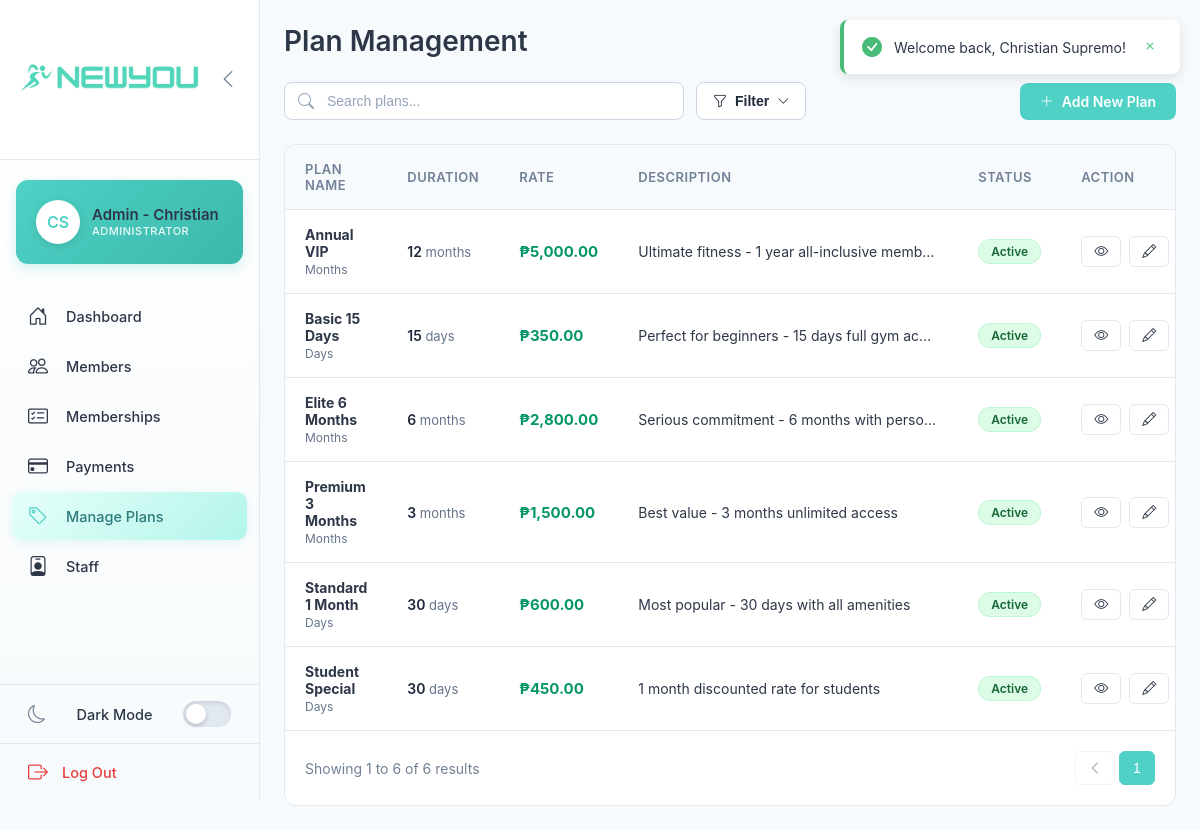
The page /plans.php (signed in) on the database its author committed.
### tables this page shows
CREATE TABLE `plan` (
  `PlanID` int(11) NOT NULL,
  `PlanName` varchar(100) DEFAULT NULL,
  `Description` text DEFAULT NULL,
  `PlanType` varchar(50) DEFAULT NULL,
  `Duration` int(11) DEFAULT NULL,
  `Rate` decimal(10,2) DEFAULT NULL,
  `IsActive` tinyint(1) DEFAULT 1
);

### plans.php (the view, shortened to what this page needs)
<?php
require_once 'config/db.php';
$search = trim($_GET['search'] ?? '');
$sql = "SELECT * FROM Plan WHERE 1=1";
$params = [];
$sql .= " ORDER BY IsActive DESC, PlanName";
$stmt = $pdo->prepare($sql);
$stmt->execute($params);
$plans = $stmt->fetchAll();
?>
<?php include 'includes/header.php'; ?>
<link rel="stylesheet" href="assets/css/style/payment_modals.css">
<link rel="stylesheet" href="assets/css/style/plan_modals.css">
<div class="page-header">
    <h1 class="page-title">Plan Management</h1>
</div>
<div class="page-actions">
    <div class="search-filter-group">
        <div class="search-box">
            <input type="text" placeholder="Search plans..." id="searchInput" value="<?= htmlspecialchars($search) ?>">
        </div>
        <div class="filter-dropdown">
            <button class="filter-btn" onclick="toggleFilter()">
                <i class="bi bi-funnel"></i> Filter <i class="bi bi-chevron-down"></i>
            </button>
        </div>
    </div>
    <a href="#" class="add-member-btn" onclick="event.preventDefault(); openAddPlanModal();">
        <i class="bi bi-plus-lg"></i> Add New Plan
    </a>
</div>
<div class="members-table-container">
    <table class="members-table">
        <thead>
            <tr>
                <th>Plan Name</th>
                <th>Duration</th>
                <th>Rate</th>
                <th>Description</th>
                <th>Status</th>
                <th>Action</th>
            </tr>
        </thead>
        <tbody>
            <?php if (count($plans) > 0): ?>
                <?php foreach ($plans as $p): ?>
                    <tr>
                        <td>
                            <strong><?= htmlspecialchars($p['PlanName']) ?></strong>
                            <div style="font-size: 12px; color: #64748b; margin-top: 2px;">
                                <?= htmlspecialchars($p['PlanType']) ?>
                            </div>
                        </td>
                        <td>
                            <span class="plan-duration-text">
                                <?= htmlspecialchars($p['Duration']) ?>
                            </span>
                            <span class="plan-type-text">
                                <?= strtolower($p['PlanType']) ?>
                            </span>
                        </td>
                        <td>
                            <strong style="color: #059669; font-size: 15px;">
                                ₱<?= number_format($p['Rate'], 2) ?>
                            </strong>
                        </td>
                        <td>
                            <div class="plan-description-text">
                                <?= htmlspecialchars($p['Description']) ?>
                            </div>
                        </td>
                        <td>
                            <?php if ($p['IsActive']): ?>
                                <span class="status-badge completed">Active</span>
                            <?php else: ?>
                                <span class="status-badge failed">Inactive</span>
                            <?php endif; ?>
                        </td>
                        <td>
                            <div class="action-buttons">
                                <button class="action-btn" onclick="viewPlan(<?= $p['PlanID'] ?>)" title="View Details">
                                    <i class="bi bi-eye"></i>
                                </button>
                                <button class="action-btn" onclick="editPlan(<?= $p['PlanID'] ?>)" title="Edit Plan">
                                    <i class="bi bi-pencil"></i>
                                </button>
                            </div>
                        </td>
                    </tr>
                <?php endforeach; ?>
            <?php endif; ?>
        </tbody>
    </table>
    <div class="pagination-container">
        <div class="pagination-info">
            Showing 1 to <?= count($plans) ?> of <?= count($plans) ?> results
        </div>
        <div class="pagination">
            <button class="pagination-btn" disabled><i class="bi bi-chevron-left"></i></button>
            <button class="pagination-btn active">1</button>
        </div>
    </div>
</div>
<?php include 'includes/footer.php'; ?>

### assets/css/style/filter_styles.css (style rules this page uses)
.page-actions { display: flex; justify-content: space-between; align-items: center; margin-bottom: 24px; gap: 16px; flex-wrap: wrap; }
.search-filter-group { display: flex; gap: 12px; flex: 1; flex-wrap: wrap; align-items: center; }
.search-box { position: relative; min-width: 280px; flex: 1; max-width: 400px; }
.search-box input { width: 100%; padding: 10px 14px 10px 42px; border: 1px solid #cbd5e1; background: #ffffff; border-radius: 8px; color: #1e293b; font-size: 14px; transition: all 0.2s; }
.search-box input::placeholder { color: #94a3b8; }
.filter-dropdown { position: relative; }
.filter-btn { display: flex; align-items: center; gap: 8px; padding: 10px 16px; background: #ffffff; border: 1px solid #cbd5e1; border-radius: 8px; color: #1e293b; font-size: 14px; cursor: pointer; transition: all 0.2s; white-space: nowrap; }
.filter-btn .bi-chevron-down { font-size: 12px; transition: transform 0.2s; }

### assets/css/style/table_sort.css (style rules this page uses)
.page-header { display: flex; align-items: center; justify-content: space-between; flex-wrap: wrap; gap: 12px; margin-bottom: 24px; }
.page-title { display: flex; align-items: center; flex-wrap: wrap; gap: 8px; margin: 0; }

### rows shown on the page
plan: PlanName "Annual VIP", PlanType "Months", Duration "12", PlanType "months", Rate "5,000.00", Description "Ultimate fitness - 1 year all-inclusive memb…", IsActive "Active"
plan: PlanName "Basic 15 Days", PlanType "Days", Duration "15", PlanType "days", Rate "350.00", Description "Perfect for beginners - 15 days full gym ac…", IsActive "Active"
plan: PlanName "Elite 6 Months", PlanType "Months", Duration "6", PlanType "months", Rate "2,800.00", Description "Serious commitment - 6 months with perso…", IsActive "Active"
plan: PlanName "Premium 3 Months", PlanType "Months", Duration "3", PlanType "months", Rate "1,500.00", Description "Best value - 3 months unlimited access", IsActive "Active"
plan: PlanName "Standard 1 Month", PlanType "Days", Duration "30", PlanType "days", Rate "600.00", Description "Most popular - 30 days with all amenities", IsActive "Active"
plan: PlanName "Student Special", PlanType "Days", Duration "30", PlanType "days", Rate "450.00", Description "1 month discounted rate for students", IsActive "Active"

### other values the page prints
substr($initials, 0, 2) "CS"
explode(' ', $_SESSION['staff_name'])[0] "Christian"
count($plans) "6"
